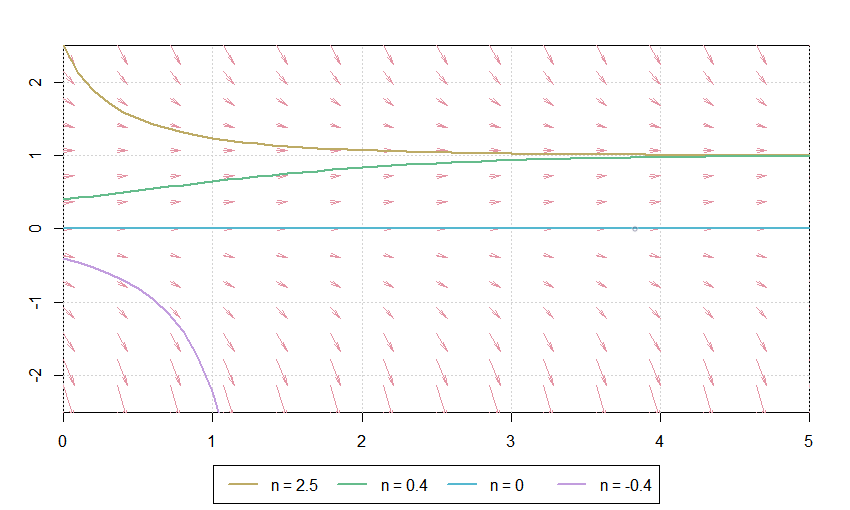

The R source for this figure:
library(colorspace)
colors = rainbow_hcl(5)

logistic <- function(n_0, r, m, dt, n_t){
  library(pracma)
  t = linspace(0, n_t*dt, n_t+1)
  n <- replicate(n_t+1, 0)
  n[1] = n_0
  for (i in 1:(n_t)) {
    n[i+1] = n[i] + dt*r*(1-n[i]/m)*n[i]
  }
  r <-list()
  r$t = t
  r$n = n
  return(r)
}

l = logistic(2.5, 1, 1, 0.1, 1000)
l2 = logistic(0.4, 1, 1, 0.1, 1000)
l3 = logistic(0, 1, 1, 0.1, 1000)
l4 = logistic(-0.4, 1, 1, 0.1, 1000)

vectorfield <- function(fun, xlim, ylim, n = 16,
                        scale = 0.05, col = "green", ...) {
  stopifnot(is.numeric(xlim), length(xlim) == 2,
            is.numeric(ylim), length(ylim) == 2)
  
  xpts <- linspace(xlim[1], xlim[2], n)
  ypts <- linspace(ylim[1], ylim[2], n)
  
  M <- meshgrid(xpts, ypts)
  x <- M$X
  y <- M$Y
  
  px = matrix(1, nrow=n , ncol=n)
  py = fun(x, y);
  
  plot(xlim, ylim, type="n", xaxs="i", yaxs="i", xlab = "", ylab=""); grid()
  quiver(x, y, px, py, scale = scale, col = col, ...)
}

f <- function(x, y) y*(1-y)
xx <- c(0, 5); yy <- c(-2.5, 2.5)
vectorfield(f, xx, yy, scale = 0.07, col = colors[1], n=15)
points(l$t, l$n, type = "l", col = colors[2], lwd = 2)
points(l2$t, l2$n, type = "l", col = colors[3], lwd = 2)
points(l3$t, l3$n, type = "l", col = colors[4], lwd = 2)
points(l4$t, l4$n, type = "l", col = colors[5], lwd = 2)
legend("bottom", legend = c("n = 2.5", "n = 0.4", "n = 0", "n = -0.4"),
       col = colors[2:5], lwd = 2,
       inset = -0.25, xpd = TRUE, horiz = TRUE)
